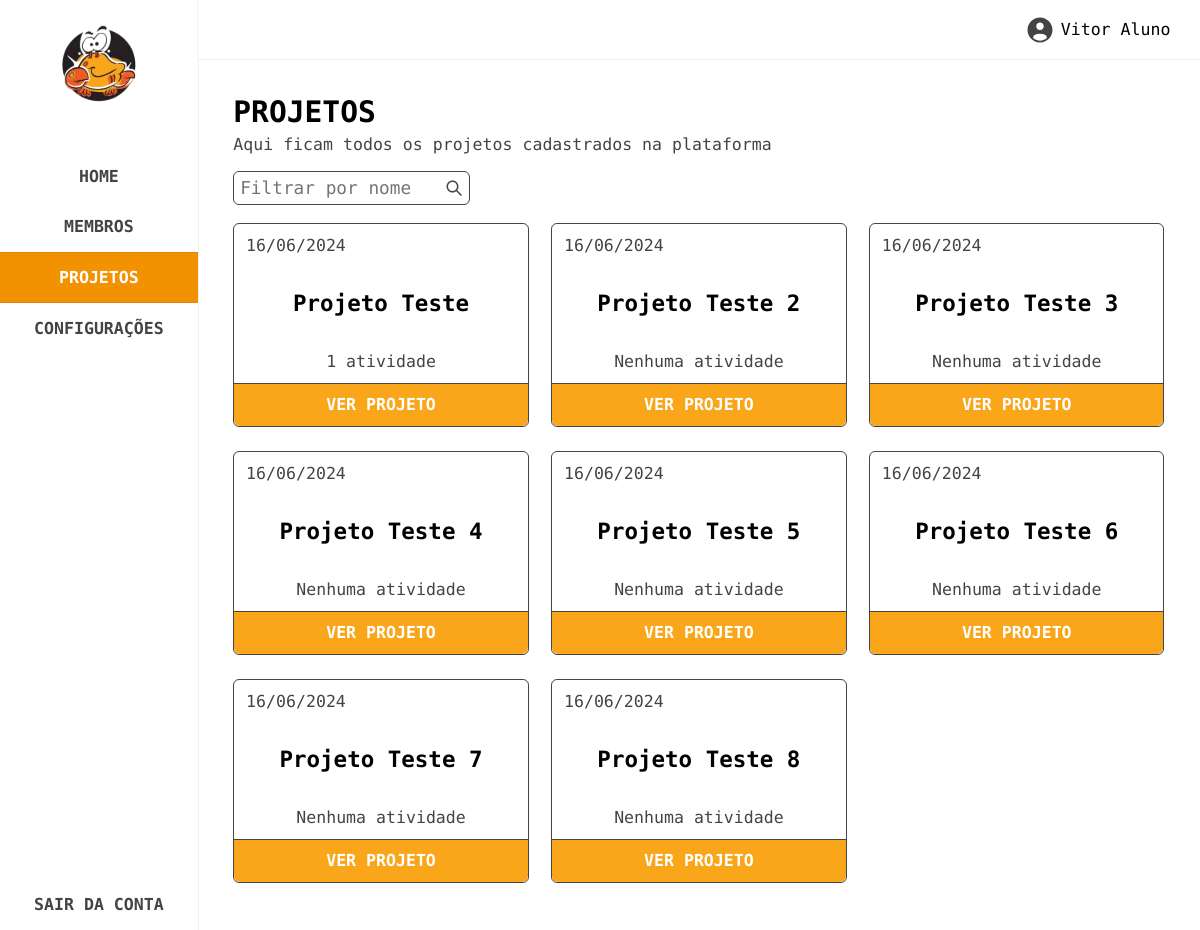
The page /projetos (signed in) on the database its author committed.
### tables this page shows
CREATE TABLE IF NOT EXISTS `projects` (
  `id` bigint(100) NOT NULL AUTO_INCREMENT,
  `name` varchar(100) DEFAULT NULL,
  `slug` varchar(100) DEFAULT NULL,
  `description` varchar(300) DEFAULT NULL,
  `link` varchar(100) DEFAULT NULL,
  `date` date DEFAULT NULL,
  PRIMARY KEY (`id`)
);

### routes/routes.php (called while the page is built, shortened)
<?php
$route = isset($_GET['url']) ? $_GET['url'] : '';
function is_project_route($route) {
    return preg_match('/^projeto\/([a-zA-Z0-9-]+)$/', $route);
}
function is_activity_route($route) {
    return preg_match('/^projeto\/([a-zA-Z0-9-]+)\/([a-zA-Z0-9-]+)$/', $route);
}
if (is_project_route($route)) {
    preg_match('/^projeto\/([a-zA-Z0-9-]+)$/', $route, $matches);
    $slug = $matches[1];
    $file = './pages/project-single.php';
    $_GET['slug'] = $slug;
} else {
    switch ($route) {
        case 'projetos':
            $file = './pages/projects.php';
            break;
    }
}
include $file;
?>

### config/config.php (called while the page is built, shortened)
<?php
function base_url($path) {
    return rtrim(BASE_URL, '/') . '/' . ltrim($path, '/');
}
?>

### controllers/projects.php (called while the page is built, shortened)
<?php
include_once __DIR__ . '/../config/config.php';
include_once __DIR__ . '/../db/db.php';
function get_all_projects($filter_name = '', $limit = 20, $offset = 0) {
    global $connect;
    $query = "SELECT * FROM projects";
    $query .= " ORDER BY date DESC LIMIT ? OFFSET ?";
    $stmt = $connect->prepare($query);
    if (!empty($filter_name)) {
        $stmt->bind_param('sii', $filter_name, $limit, $offset);
    } else {
        $stmt->bind_param('ii', $limit, $offset);
    }
    $stmt->execute();
    $result = $stmt->get_result();
    $projects = [];
    while ($row = $result->fetch_assoc()) {
        $projects[] = $row;
    }
    return $projects;
}
?>

### controllers/users.php (called while the page is built, shortened)
<?php
include_once __DIR__ . '/../config/config.php';
include_once __DIR__ . '/../db/db.php';
function get_user_info($user_id, $fields = []) {
    global $connect;
    $field_list = implode(", ", $fields);
    $query = "SELECT $field_list FROM users WHERE id = ?";
    $stmt = $connect->prepare($query);
    $stmt->bind_param('i', $user_id);
    $stmt->execute();
    $result = [];
    $bind_result_args = [];
    foreach ($fields as $field) {
        $bind_result_args[] = &$result[$field];
    }
    call_user_func_array([$stmt, 'bind_result'], $bind_result_args);
    return $result;
}
?>

### controllers/activities.php (called while the page is built, shortened)
<?php
include_once __DIR__ . '/../config/config.php';
include_once __DIR__ . '/../db/db.php';
function count_all_activities($filter_name = '', $project_id = null) {
    global $connect;
    $query = "SELECT COUNT(*) as total FROM activities WHERE project_id = ?";
    $stmt = $connect->prepare($query);
    if (!empty($filter_name)) {
        $stmt->bind_param('is', $project_id, $filter_name);
    } else {
        $stmt->bind_param('i', $project_id);
    }
    $stmt->execute();
    $result = $stmt->get_result();
    $row = $result->fetch_assoc();
    return $row['total'];
}
?>

### pages/projects.php (the view, shortened to what this page needs)
<?php
include_once __DIR__ . '/../controllers/users.php';
include_once __DIR__ . '/../controllers/projects.php';
include_once __DIR__ . '/../controllers/activities.php';
$user_id = $_COOKIE['user_id'];
$user_info = get_user_info($user_id, ['name', 'role', 'approved']);
$filter_name = isset($_GET['name']) ? $_GET['name'] : '';
$page = isset($_GET['page']) ? intval($_GET['page']) : 1;
$limit = 20;
$offset = ($page - 1) * $limit;
$projects = get_all_projects($filter_name, $limit, $offset);
?>
<section class="projects" data-page="projects">
    <?php include __DIR__ . '/../partials/sidebar.php'; ?>
    <div class="main">
        <?php include __DIR__ . '/../partials/topbar.php'; ?>
        <div class="content">
            <div class="header">
                <span>
                    <h3>PROJETOS</h3>
                    <p>Aqui ficam todos os projetos cadastrados na plataforma</p>
                </span>
            </div>
            <div class="filter">
                <form action="" method="GET" id="filter-project-form">
                    <div class="input">
                        <input id="filter-project-name" type="text" name="name" placeholder="Filtrar por nome" value="<?= htmlspecialchars($filter_name) ?>">
                        <button type="submit">
                            <img src="<?= base_url('assets/images/svg/search.svg') ?>" alt="search">
                        </button>
                    </div>
                </form>
            </div>
            <div class="cards">
                <?php if(count($projects) > 0): ?>
                    <?php foreach($projects as $project): ?>
                        <?php
                            $date = new DateTime($project['date']);
                            $formatted_date = $date->format('d/m/Y');
                        ?>
                        <div class="card" data-id="<?= $project['id'] ?>">
                            <div class="top">
                                <p><?= $formatted_date ?></p>
                            </div>
                            <div class="mid">
                                <h4><?= $project['name'] ?></h4>
                            </div>
                            <div class="bottom">
                                <?php
                                    $count_activities = count_all_activities(null, $project['id']);
                                ?>
                                <p>
                                    <?php if ($count_activities > 0): ?>
                                        <?= $count_activities . ($count_activities > 1 ? ' atividades' : ' atividade'); ?>
                                    <?php else: ?>
                                        Nenhuma atividade
                                    <?php endif; ?>
                                </p>
                            </div>
                            <a href="<?= base_url('/projeto/' . $project['slug']) ?>" class="see-project">VER PROJETO</a>
                        </div>
                    <?php endforeach; ?>
                <?php else: ?>
                    <p class="not-found">Nenhum resultado encontrado.</p>
                <?php endif; ?>
            </div>
        </div>
    </div>
</section>

### assets/sass/style.css (style rules this page uses)
html { font-size: 74%; }
h1, h2, h3, h4, h5, h6 { font-weight: 600; }
h3 { font-size: 2.5rem; }
h4 { font-size: 1.9rem; }
p, li, label { font-size: 1.4rem; list-style: none; }
a { font-size: 1.4rem; text-decoration: none; }
* { margin: 0; padding: 0; box-sizing: border-box; font-family: "Encode Sans Expanded", sans-serif; }
body, html { overflow-x: hidden; }
section.projects { position: relative; z-index: 5; display: flex; max-height: 100vh; }
section.projects .main { width: 100%; }
section.projects .main .content { display: flex; flex-direction: column; padding: 3rem; width: 100%; height: calc(100% - 5rem); overflow-y: auto; }
section.projects .main .content .header { display: flex; justify-content: space-between; gap: 2rem; }
section.projects .main .content .header span:first-child { display: flex; flex-direction: column; gap: 0.5rem; }
section.projects .main .content .header span:first-child h3 { color: #000; font-weight: 700; }
section.projects .main .content .header span:first-child p { color: #444444; font-weight: 400; }
section.projects .main .content .filter { position: relative; margin: 1.5rem 0; display: flex; align-items: center; gap: 0.5rem; }
section.projects .main .content .filter form { display: flex; align-items: center; gap: 0.5rem; }
section.projects .main .content .filter form .input { position: relative; border: 1px solid #444444; border-radius: 6px; color: #000; width: 20rem; max-width: 100%; display: flex; align-items: center; }
section.projects .main .content .filter form .input img { margin-left: 1rem; }
section.projects .main .content .filter form .input input { position: relative; width: 100%; font-size: 1.5rem; border: none; outline: none; padding: 0.5rem; border-radius: 6px; }
section.projects .main .content .filter form .input button { background: none; border: none; padding: 0.25rem; height: 100%; display: flex; justify-content: center; align-items: center; cursor: pointer; }
section.projects .main .content .filter form .input button img { width: 2rem; margin: 0; }
section.projects .main .content .cards { position: relative; display: flex; justify-content: space-between; align-items: center; flex-wrap: wrap; gap: 1rem; }
section.projects .main .content .cards::after { content: ""; width: calc(33% - 1rem); }
section.projects .main .content .cards .card { position: relative; border-radius: 6px; border: 1px solid #444444; min-width: calc(33% - 1rem); margin-bottom: 1rem; }
section.projects .main .content .cards .card .top { display: flex; justify-content: space-between; align-items: center; gap: 1rem; padding: 1rem; border-radius: 6px; }
section.projects .main .content .cards .card .top p { color: #444444; font-weight: 400; }
section.projects .main .content .cards .card .mid { display: flex; justify-content: center; align-items: center; text-align: center; padding: 2rem 1rem; }
section.projects .main .content .cards .card .mid h4 { color: #000; font-weight: 700; }
section.projects .main .content .cards .card .bottom { display: flex; justify-content: center; align-items: center; gap: 1rem; padding: 1rem; }
section.projects .main .content .cards .card .bottom p { color: #444444; font-weight: 400; }
section.projects .main .content .cards .card a.see-project { display: flex; justify-content: center; align-items: center; background: #F9A61A; padding: 1rem; text-align: center; color: #FFF; font-weight: 800; border-radius: 0 0 6px 6px; border-top: 1px solid #444444; }

### rows shown on the page
projects: date "16/06/2024", name "Projeto Teste", count_activities "1", shows "atividade"
projects: date "16/06/2024", name "Projeto Teste 2", shows "Nenhuma atividade"
projects: date "16/06/2024", name "Projeto Teste 3", shows "Nenhuma atividade"
projects: date "16/06/2024", name "Projeto Teste 4", shows "Nenhuma atividade"
projects: date "16/06/2024", name "Projeto Teste 5", shows "Nenhuma atividade"
projects: date "16/06/2024", name "Projeto Teste 6", shows "Nenhuma atividade"
projects: date "16/06/2024", name "Projeto Teste 7", shows "Nenhuma atividade"
projects: date "16/06/2024", name "Projeto Teste 8", shows "Nenhuma atividade"

### other values the page prints
$user_info['name'] "Vitor Aluno"
